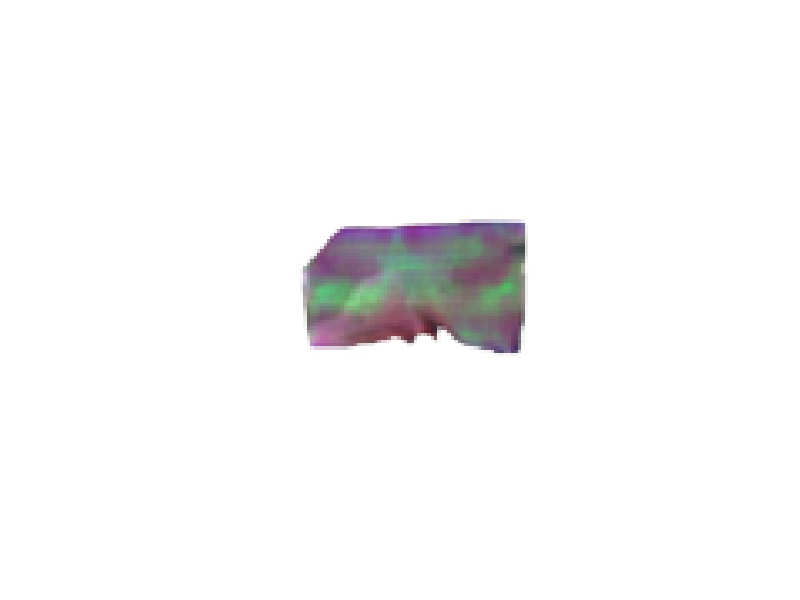

MATLAB code to generate this figure: (Note: this script raises an error after producing the figure.)
load('e2.mat')
imshow(e2)
import umapFileExchange.*;

canarray1 = []
gmarray1 = []
wmarray1 = []
L = length(r)

for s1 = 1:L
    if similar1(s1) == 1
        canarray1 = cat(2, canarray1, e2(r(s1),c(s1),:))
    end 
    if similar1(s1) == 2
        gmarray1 = cat(2, gmarray1, e2(r(s1),c(s1), :))
    end
    if similar1(s1) == 3
        wmarray1 = cat(2, wmarray1, e2(r(s1),c(s1), :))
    end 
end
%cancer
cancer = [canarray1(:,:,1),
    canarray1(:,:,2),
     canarray1(:,:,3)]
cancer1 = im2double(cancer)
[creduction] = run_umap(cancer1)

%gray
graym = [gmarray1(:,:,1),
    gmarray1(:,:,2),
    gmarray1(:,:,3)]
graym1 = im2double(graym)
[gmreduction] = run_umap(graym1)

%white
whitem = [wmarray1(:,:,1),
    wmarray1(:,:,2),
    wmarray1(:,:,3)]
whitem1 = im2double(whitem)
[wmreduction] = run_umap(whitem1)



     figure(4); plot(creduction(:,1), creduction(:,2),'r.')
     hold on;
     figure(4); plot(gmreduction(:,1), gmreduction(:,2),'g.')
     hold on;
     figure(4); plot(wmreduction(:,1), wmreduction(:,2),'y.') 